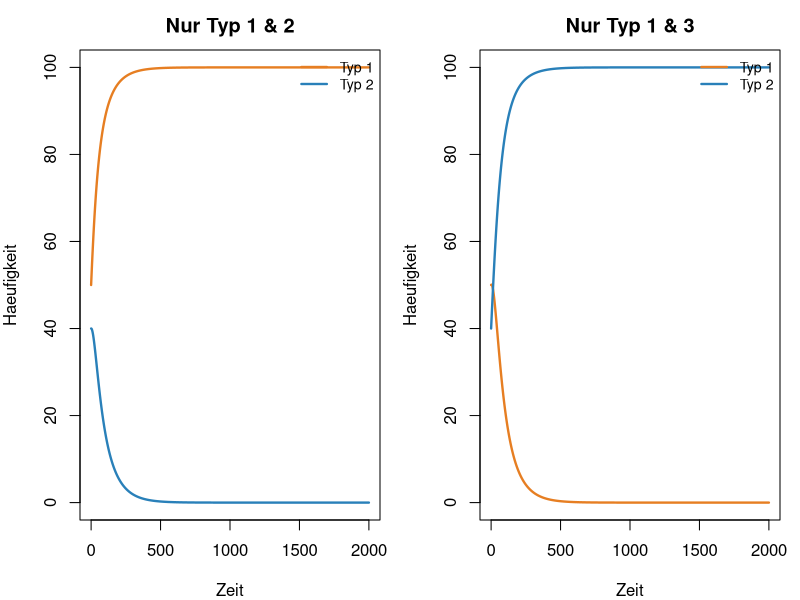
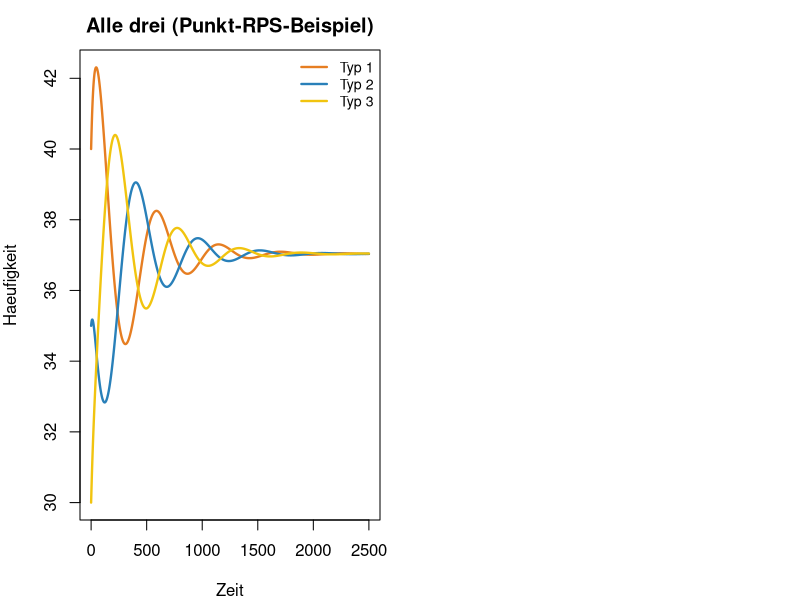
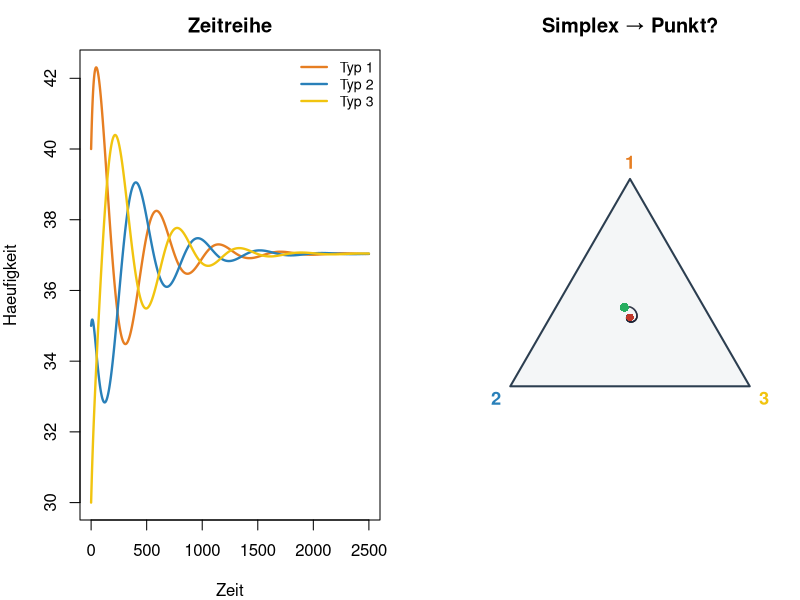
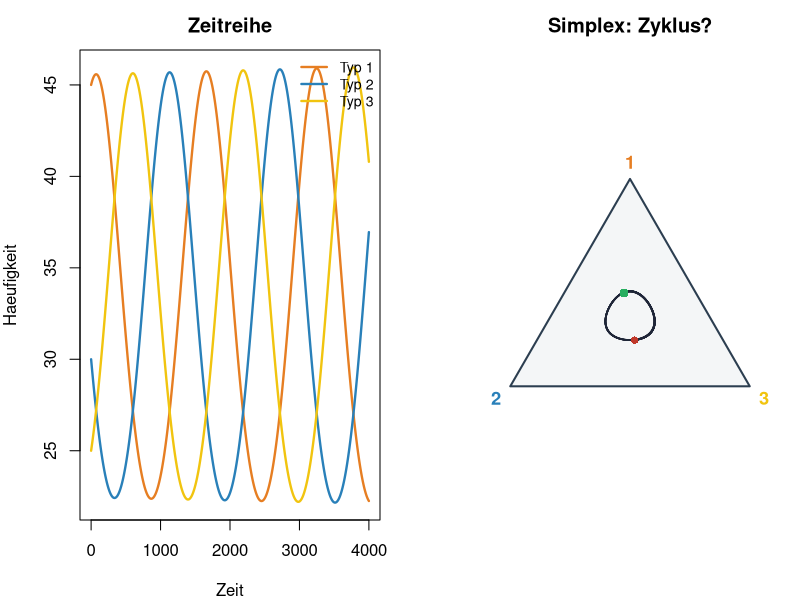
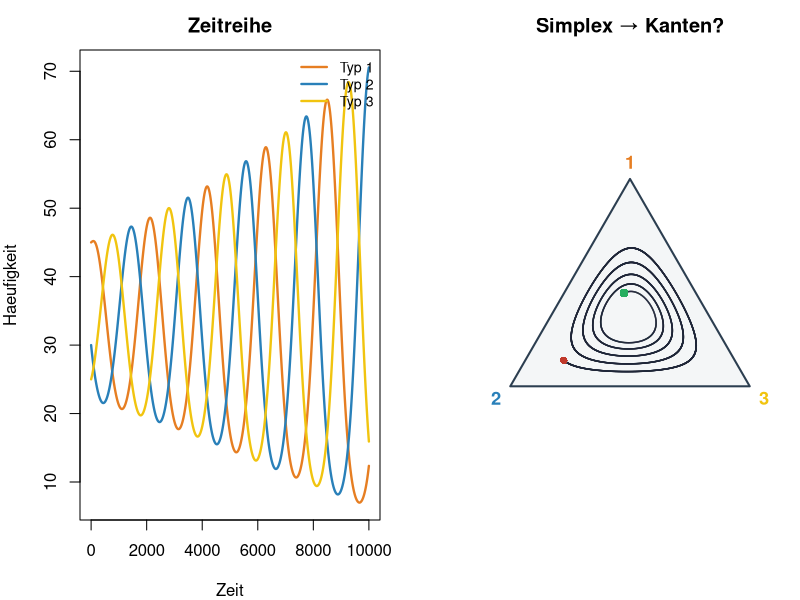
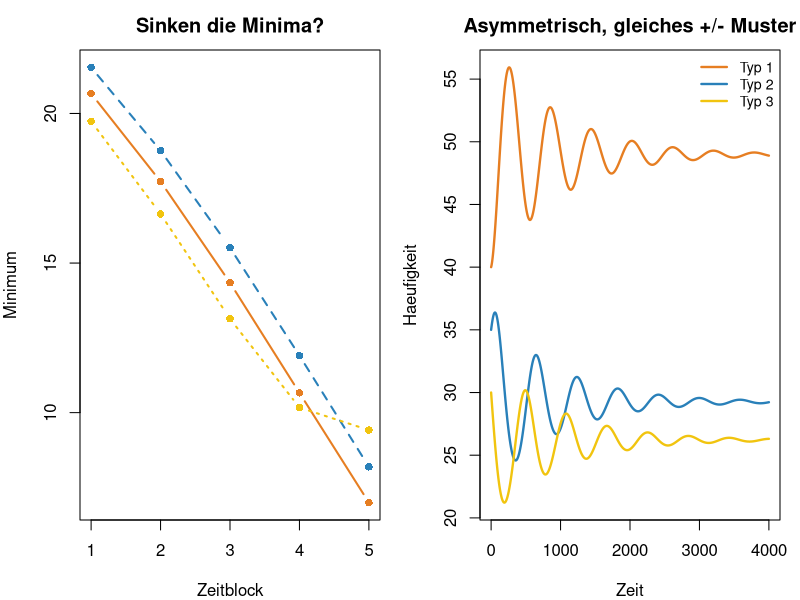
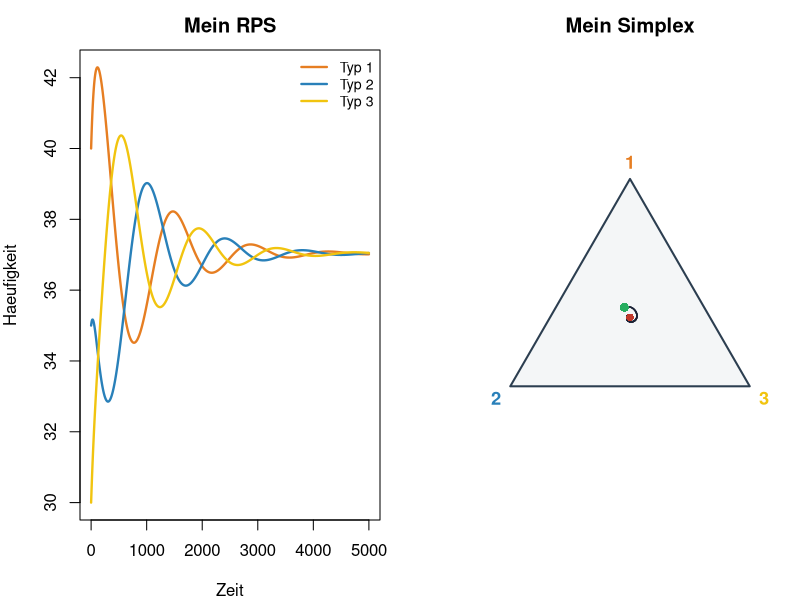

Reproduce these figures in R, in order.
## ---- chunk 1
# optional
## ---- chunk 2
next_3lv <- function(N, r, A, K) {
  load <- as.numeric(A %*% N)
  pmax(N + r * N * (1 - load / K), 0)
}

simulate_3lv <- function(N0, r, A, K, T = 2000) {
  n <- length(N0)
  N <- matrix(0, T + 1, n)
  N[1, ] <- N0
  for (t in 1:T) N[t + 1, ] <- next_3lv(N[t, ], r, A, K)
  out <- data.frame(time = 0:T)
  for (j in seq_len(n)) out[[paste0("N", j)]] <- N[, j]
  out
}

plot_3lv <- function(df, main = "") {
  cols <- c("#e67e22", "#2980b9", "#f1c40f")
  ys <- df[, grep("^N", names(df)), drop = FALSE]
  matplot(df$time, ys, type = "l", lty = 1, lwd = 2.3, col = cols[seq_len(ncol(ys))],
          xlab = "Zeit", ylab = "Haeufigkeit", main = main)
  legend("topright", paste0("Typ ", seq_len(ncol(ys))),
         col = cols[seq_len(ncol(ys))], lty = 1, lwd = 2.3, bty = "n", cex = 0.85)
}

make_rps_A <- function(s, w) {
  matrix(c(1, w, s,
           s, 1, w,
           w, s, 1), 3, 3, byrow = TRUE)
}

# Frequenzen auf dem 2-Simplex (Dreieck)
to_simplex_xy <- function(N) {
  N <- as.matrix(N)
  s <- pmax(rowSums(N), 1e-12)
  f <- N / s
  v1 <- c(0.5, sqrt(3) / 2); v2 <- c(0, 0); v3 <- c(1, 0)
  cbind(x = f[, 1] * v1[1] + f[, 2] * v2[1] + f[, 3] * v3[1],
        y = f[, 1] * v1[2] + f[, 2] * v2[2] + f[, 3] * v3[2])
}

plot_simplex <- function(df, main = "", fade = TRUE) {
  cols_s <- c("#e67e22", "#2980b9", "#f1c40f")
  N <- df[, grep("^N", names(df)), drop = FALSE]
  if (ncol(N) != 3) stop("Simplex-Plot braucht genau 3 Typen")
  xy <- to_simplex_xy(N)
  v1 <- c(0.5, sqrt(3) / 2); v2 <- c(0, 0); v3 <- c(1, 0)
  plot(NA, xlim = c(-0.08, 1.08), ylim = c(-0.12, sqrt(3) / 2 + 0.1),
       asp = 1, axes = FALSE, xlab = "", ylab = "", main = main)
  polygon(c(v1[1], v2[1], v3[1]), c(v1[2], v2[2], v3[2]),
          border = "#2c3e50", lwd = 2, col = "#f4f6f7")
  text(v1[1], v1[2] + 0.07, "1", col = cols_s[1], font = 2, cex = 1.1)
  text(v2[1] - 0.06, v2[2] - 0.05, "2", col = cols_s[2], font = 2, cex = 1.1)
  text(v3[1] + 0.06, v3[2] - 0.05, "3", col = cols_s[3], font = 2, cex = 1.1)
  n <- nrow(xy)
  if (fade && n > 40) {
    for (i in seq_len(n - 1)) {
      a <- 0.12 + 0.78 * (i / n)
      segments(xy[i, 1], xy[i, 2], xy[i + 1, 1], xy[i + 1, 2],
               col = rgb(0.12, 0.15, 0.22, a), lwd = 1.5)
    }
  } else {
    lines(xy[, 1], xy[, 2], lwd = 2, col = "#2c3e50")
  }
  points(xy[1, 1], xy[1, 2], pch = 16, col = "#27ae60", cex = 1.2)
  points(xy[n, 1], xy[n, 2], pch = 16, col = "#c0392b", cex = 1.0)
}

# Minima in aufeinanderfolgenden Bloecken (Heteroklin-Diagnose)
block_mins <- function(df, nblock = 5) {
  ys <- as.matrix(df[, grep("^N", names(df)), drop = FALSE])
  blen <- floor(nrow(ys) / nblock)
  out <- sapply(seq_len(ncol(ys)), function(j) {
    sapply(0:(nblock - 1), function(b) {
      i1 <- b * blen + 1
      i2 <- min((b + 1) * blen, nrow(ys))
      min(ys[i1:i2, j])
    })
  })
  colnames(out) <- paste0("N", seq_len(ncol(ys)))
  out
}

r <- 0.05
K <- 100
## ---- chunk 3
#| fig-height: 3.8
#| fig-width: 9
A_demo <- make_rps_A(s = 1.2, w = 0.5)
par(mfrow = c(1, 2), mar = c(4, 4, 2.5, 1))
plot_3lv(simulate_3lv(c(50, 40), r, A_demo[1:2, 1:2], K),
         main = "Nur Typ 1 & 2")
plot_3lv(simulate_3lv(c(50, 40), r, A_demo[c(1, 3), c(1, 3)], K),
         main = "Nur Typ 1 & 3")
## ---- chunk 4
#| fig-height: 3.8
#| fig-width: 8
df_point <- simulate_3lv(c(40, 35, 30), r, A_demo, K, T = 2500)
plot_3lv(df_point, main = "Alle drei (Punkt-RPS-Beispiel)")
A_demo
## ---- chunk 5
#| fig-height: 3.6
#| fig-width: 9
# Beispiel Folien: s=1.2, w=0.5 — Sie duerfen aendern
A_point <- make_rps_A(s = 1.2, w = 0.5)
df <- simulate_3lv(c(40, 35, 30), r, A_point, K, T = 2500)
par(mfrow = c(1, 2), mar = c(4, 4, 2.5, 1))
plot_3lv(df, main = "Zeitreihe")
plot_simplex(df, main = "Simplex → Punkt?")
cat("s+w =", 1.2 + 0.5, "\n")
## ---- chunk 6
#| fig-height: 3.6
#| fig-width: 9
A_osc <- make_rps_A(s = 1.35, w = 0.65)
df <- simulate_3lv(c(45, 30, 25), r = 0.02, A = A_osc, K = K, T = 4000)
par(mfrow = c(1, 2), mar = c(4, 4, 2.5, 1))
plot_3lv(df, main = "Zeitreihe")
plot_simplex(df, main = "Simplex: Zyklus?")
cat("s+w =", 1.35 + 0.65, "\n")
## ---- chunk 7
#| fig-height: 3.8
#| fig-width: 9
A_het <- make_rps_A(s = 1.40, w = 0.65)
df_het <- simulate_3lv(c(45, 30, 25), r = 0.015, A = A_het, K = K, T = 10000)
par(mfrow = c(1, 2), mar = c(4, 4, 2.5, 1))
plot_3lv(df_het, main = "Zeitreihe")
plot_simplex(df_het, main = "Simplex → Kanten?")
bm <- block_mins(df_het, nblock = 5)
bm
## ---- chunk 8
#| fig-height: 3.4
#| fig-width: 7
matplot(seq_len(nrow(bm)), bm, type = "b", pch = 16, lwd = 2,
        col = c("#e67e22", "#2980b9", "#f1c40f"),
        xlab = "Zeitblock", ylab = "Minimum",
        main = "Sinken die Minima?")
## ---- chunk 9
#| fig-height: 3.6
#| fig-width: 8
A_asym <- matrix(c(1, 0.4, 1.5,
                   1.15, 1, 0.55,
                   0.7, 1.35, 1), 3, 3, byrow = TRUE)
plot_3lv(simulate_3lv(c(40, 35, 30), r, A_asym, K, T = 4000),
         main = "Asymmetrisch, gleiches +/- Muster")
A_asym
## ---- chunk 10
# === IHR FINAL ===
s <- 1.2
w <- 0.5
A_final <- make_rps_A(s, w)
N0 <- c(40, 35, 30)

df_final <- simulate_3lv(N0, r = 0.02, A = A_final, K = K, T = 5000)
par(mfrow = c(1, 2), mar = c(4, 4, 2.5, 1))
plot_3lv(df_final, main = "Mein RPS")
plot_simplex(df_final, main = "Mein Simplex")
A_final
cat("s+w =", s + w, "\n")
# bei Verdacht auf Heteroklin:
# block_mins(df_final, 5)
## ---- chunk 11
# YOUR CODE — weitere (s,w) ausprobieren
